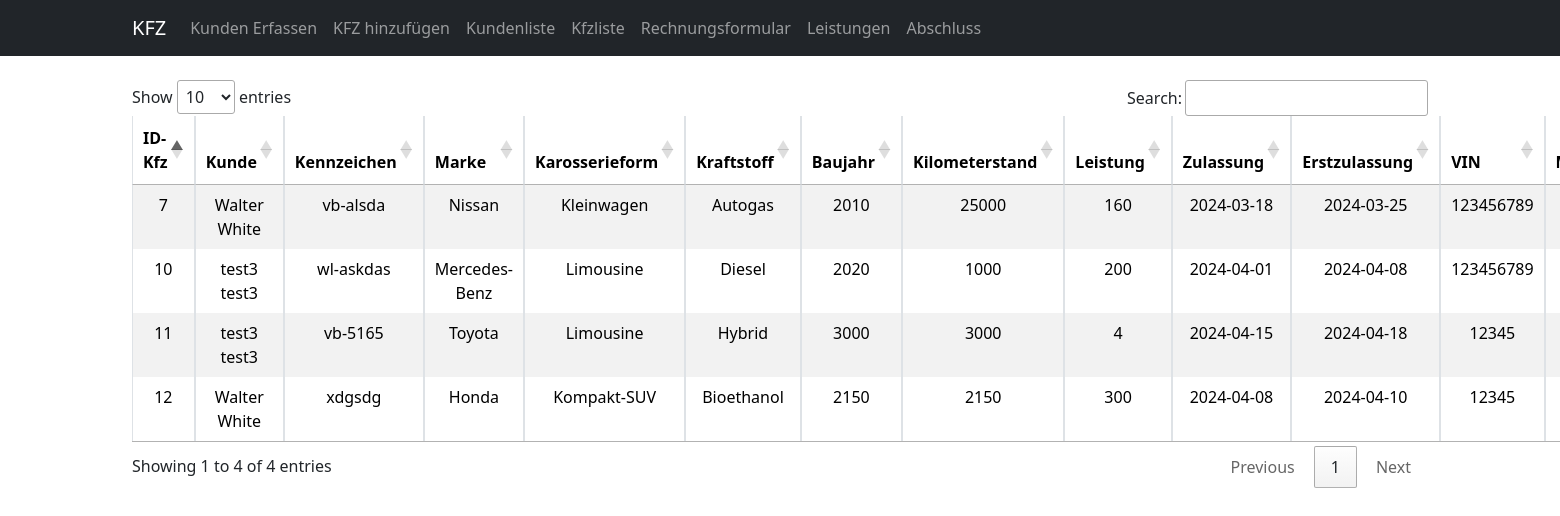
Screenshot of /kfzliste.php with the database file from the repository.
### tables this page shows
CREATE TABLE `tbl_kfz` (
  `IDKfz` int(10) NOT NULL,
  `FIDKunde` int(10) NOT NULL,
  `Kennzeichen` varchar(50) NOT NULL,
  `FIDMarke` int(10) NOT NULL,
  `FIDKarosserieform` int(10) NOT NULL,
  `FIDKraftstoff` int(10) NOT NULL,
  `Baujahr` int(4) NOT NULL,
  `Kilometerstand` int(11) NOT NULL,
  `Leistung` int(11) NOT NULL,
  `Zulassung` date NOT NULL,
  `Erstzulassung` date NOT NULL,
  `VIN` varchar(50) NOT NULL,
  `Motornummer` varchar(50) NOT NULL,
  `Hubraum` int(11) NOT NULL,
  `FIDTueren` int(10) NOT NULL
);

CREATE TABLE `tbl_kunden` (
  `IDKunde` int(10) NOT NULL,
  `FIDAnrede` int(10) DEFAULT NULL,
  `Titel` varchar(20) DEFAULT NULL,
  `Vorname` varchar(255) DEFAULT NULL,
  `Nachname` varchar(255) DEFAULT NULL,
  `Firma` varchar(255) DEFAULT NULL,
  `Ort` varchar(255) DEFAULT NULL,
  `Plz` int(10) DEFAULT NULL,
  `Strasse` varchar(255) DEFAULT NULL,
  `Telefonnr` varchar(255) DEFAULT NULL,
  `Telefonnr2` varchar(255) DEFAULT NULL,
  `Email` varchar(255) DEFAULT NULL,
  `Kundeseit` date DEFAULT curdate(),
  `Fax` varchar(255) DEFAULT NULL,
  `Kommentar` varchar(255) DEFAULT NULL
);

CREATE TABLE `tbl_marke` (
  `IDMarke` int(10) NOT NULL,
  `Marke` varchar(50) NOT NULL
);

CREATE TABLE `tbl_karosserieform` (
  `IDKarosserieform` int(10) NOT NULL,
  `Karosserieform` varchar(50) NOT NULL
);

CREATE TABLE `tbl_kraftstoff` (
  `IDKraftstoff` int(10) NOT NULL,
  `Kraftstoff` varchar(50) NOT NULL
);

### kfzliste.php (the view, shortened to what this page needs)
<?php
require("includes/conn.inc.php");
?>
<!DOCTYPE html>
<html lang="de">
<head>
    <link href="https://cdn.jsdelivr.net/npm/bootstrap@5.3.3/dist/css/bootstrap.min.css" rel="stylesheet">
    <link rel="stylesheet" type="text/css" href="https://cdn.datatables.net/1.11.5/css/jquery.dataTables.min.css">
    <link rel="stylesheet" href="style.css">
</head>
<body>
<nav class="navbar navbar-expand-lg navbar-dark bg-dark">
        <div class="container">
            <a class="navbar-brand" href="#">KFZ</a>
            <div class="collapse navbar-collapse" id="navbarNav">
                <ul class="navbar-nav ml-auto">
                    <li class="nav-item">
                        <a class="nav-link" href="kunden.php" >Kunden Erfassen</a>
                    </li>
                    <li class="nav-item">
                        <a class="nav-link" href="kfz.php" >KFZ hinzufügen</a>
                    </li>
                    <li class="nav-item">
                        <a class="nav-link" href="kundenliste.php" >Kundenliste</a>
                    </li>
                    <li class="nav-item">
                        <a class="nav-link" href="kfzliste.php" >Kfzliste</a>
                    </li>
                    <li class="nav-item">
                        <a class="nav-link" href="rechnungsstart.php" >Rechnungsformular</a>
                    </li>
                    <li class="nav-item">
                        <a class="nav-link" href="leistungen.php" >Leistungen</a>
                    </li>
                    <li class="nav-item">
                        <a class="nav-link" href="positionview.php" >Abschluss</a>
                    </li>
                </ul>
            </div>
        </div>
    </nav>
<br>
<div class="container">
    <table id="kfzTable" class="table table-striped table-bordered">
        <thead>
            <tr>
                <th style=>ID-Kfz</th>
                <th style=>Kunde</th>
                <th style=>Kennzeichen</th>
                <th style=>Marke</th>
                <th style=>Karosserieform</th>
                <th style=>Kraftstoff</th>
                <th style=>Baujahr</th>
                <th style=>Kilometerstand</th>
                <th style=>Leistung</th>
                <th style=>Zulassung</th>
                <th style=>Erstzulassung</th>
                <th style=>VIN</th>
                <th style=>Motornummer</th>
            </tr>
        </thead>
        <tbody>
            <?php
            $sql = "SELECT * FROM tbl_kfz";
            $result = $conn->query($sql);
            if ($result->num_rows > 0) {
                while($row = $result->fetch_assoc()) {
                    $kundeSql = "SELECT * FROM tbl_kunden WHERE IDKunde = " . $row['FIDKunde'];
                    $kundeResult = $conn->query($kundeSql);
                    $kundeData = $kundeResult->fetch_assoc();
                    $markeSql = "SELECT * FROM tbl_marke WHERE IDMarke = " . $row['FIDMarke'];
                    $markeResult = $conn->query($markeSql);
                    $markeData = $markeResult->fetch_assoc();
                    $karosserieSql = "SELECT * FROM tbl_karosserieform WHERE IDKarosserieform = " . $row['FIDKarosserieform'];
                    $karosserieResult = $conn->query($karosserieSql);
                    $karosserieData = $karosserieResult->fetch_assoc();
                    $kraftstoffSql = "SELECT * FROM tbl_kraftstoff WHERE IDKraftstoff = " . $row['FIDKraftstoff'];
                    $kraftstoffResult = $conn->query($kraftstoffSql);
                    $kraftstoffData = $kraftstoffResult->fetch_assoc();
                    echo "<tr>";
                    echo "<td>".$row['IDKfz']."</td>";
                    echo "<td>".$kundeData['Vorname']." ".$kundeData['Nachname']."</td>";
                    echo "<td>".$row['Kennzeichen']."</td>";
                    echo "<td>".$markeData['Marke']."</td>";
                    echo "<td>".$karosserieData['Karosserieform']."</td>";
                    echo "<td>".$kraftstoffData['Kraftstoff']."</td>";
                    echo "<td>".$row['Baujahr']."</td>";
                    echo "<td>".$row['Kilometerstand']."</td>";
                    echo "<td>".$row['Leistung']."</td>";
                    echo "<td>".$row['Zulassung']."</td>";
                    echo "<td>".$row['Erstzulassung']."</td>";
                    echo "<td>".$row['VIN']."</td>";
                    echo "<td>".$row['Motornummer']."</td>";
                    echo "</tr>";
                }
            } else {
                echo "<tr><td colspan='14'>Keine Daten gefunden</td></tr>";
            }
            ?>
        </tbody>
    </table>
</div>
</body>
</html>

### style.css (style rules this page uses)
.table td, .table th { text-align: center; }

### rows the page displays
tbl_kfz: IDKfz "7", FIDKunde.Vorname "Walter", FIDKunde.Nachname "White", Kennzeichen "vb-alsda", FIDMarke.Marke "Nissan", FIDKarosserieform.Karosserieform "Kleinwagen", FIDKraftstoff.Kraftstoff "Autogas", Baujahr "2010", Kilometerstand "25000", Leistung "160", Zulassung "2024-03-18", Erstzulassung "2024-03-25", VIN "123456789"
tbl_kfz: IDKfz "10", FIDKunde.Vorname "test3", FIDKunde.Nachname "test3", Kennzeichen "wl-askdas", FIDMarke.Marke "Mercedes-Benz", FIDKarosserieform.Karosserieform "Limousine", FIDKraftstoff.Kraftstoff "Diesel", Baujahr "2020", Kilometerstand "1000", Leistung "200", Zulassung "2024-04-01", Erstzulassung "2024-04-08", VIN "123456789"
tbl_kfz: IDKfz "11", FIDKunde.Vorname "test3", FIDKunde.Nachname "test3", Kennzeichen "vb-5165", FIDMarke.Marke "Toyota", FIDKarosserieform.Karosserieform "Limousine", FIDKraftstoff.Kraftstoff "Hybrid", Baujahr "3000", Kilometerstand "3000", Leistung "4", Zulassung "2024-04-15", Erstzulassung "2024-04-18", VIN "12345"
tbl_kfz: IDKfz "12", FIDKunde.Vorname "Walter", FIDKunde.Nachname "White", Kennzeichen "xdgsdg", FIDMarke.Marke "Honda", FIDKarosserieform.Karosserieform "Kompakt-SUV", FIDKraftstoff.Kraftstoff "Bioethanol", Baujahr "2150", Kilometerstand "2150", Leistung "300", Zulassung "2024-04-08", Erstzulassung "2024-04-10", VIN "12345"
